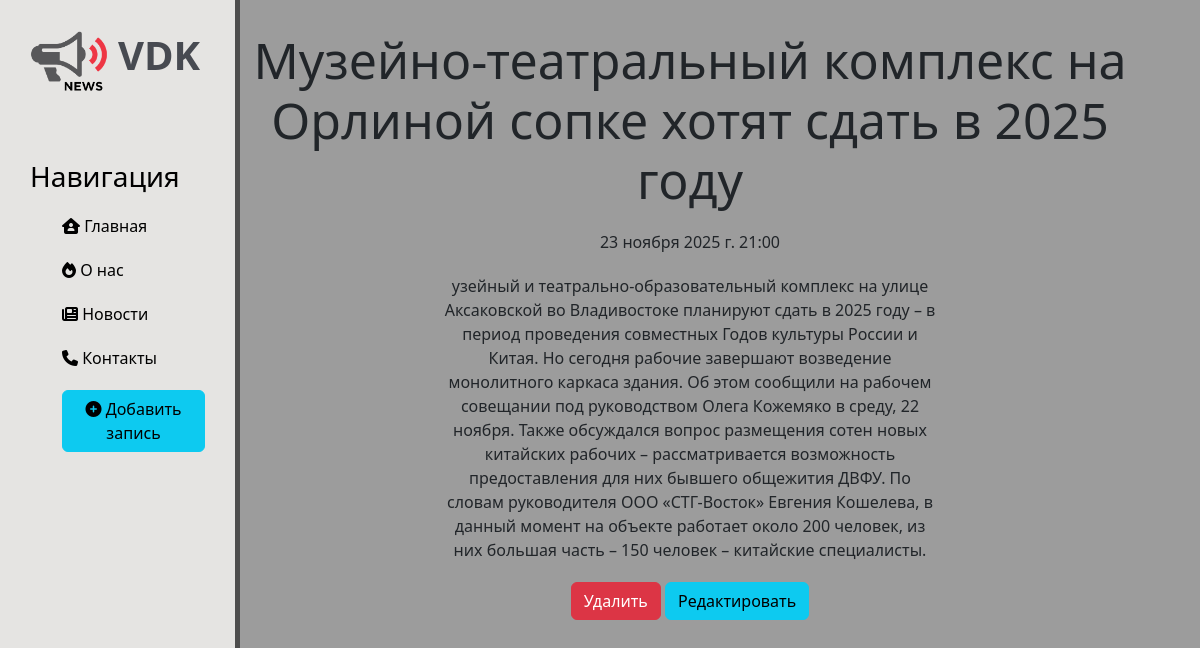
Page /news/4 on the committed database.
### news/models.py (models this page shows, shortened)
class Articles(models.Model):
    title = models.CharField('Название', max_length=70)
    anons = models.CharField('Анонс', max_length=250)
    full_text = models.TextField('Статья')
    date = models.DateTimeField('Дтат публикации')
    class Meta:
        verbose_name = 'Новость'
        verbose_name_plural = 'Новости'

### news/views.py (the view)
# urls.py: path('<int:pk>', views.NewsDetailView.as_view(), name='news-detail'),
class NewsDetailView(DetailView):
    model = Articles
    template_name = 'news/details_view.html'
    context_object_name = 'article'

### news/templates/news/details_view.html (shortened to what this page needs)
{% extends 'main/layout.html'%}
{% block content %}
    <div class="features">
        <h1>{{ article.title }}</h1>
        <p>{{ article.date }}</p>
        <p>{{ article.full_text }}</p>
        <a href="{% url 'news-delete' article.id %}" class="btn btn-danger">Удалить</a>
        <a href="{% url 'news-update' article.id %}" class="btn btn-info">Редактировать</a>
    </div>
{% endblock %}

### main/static/main/css/main.css (style rules this page uses)
body { background: rgb(156, 156, 156); }
main .features { float: left; margin-top: 30px; text-align: center; width: 75%; }
main .features h1 { font-size: 50px }
main .features p { max-width:500px; margin: 20px auto }

### rows in the picture
Articles: title "Музейно-театральный комплекс на Орлиной сопке хотят сдать в 2025 году", date "23 ноября 2025 г. 21:00", full_text "узейный и театрально-образовательный комплекс на улице Аксаковской во Владивостоке планируют сдать в 2025 году – в период проведения совместных Годов культуры России и Китая. Но сегодня рабочие завершают возведение монолитного каркаса здания. Об этом сообщили на рабочем совещании под руководством Олега Кожемяко в среду, 22 ноября. Также обсуждался вопрос размещения сотен новых китайских рабочих – рассматривается возможность предоставления для них бывшего общежития ДВФУ. По словам руководителя ООО «СТГ-Восток» Евгения Кошелева, в данный момент на объекте работает около 200 человек, из них большая часть – 150 человек – китайские специалисты."
